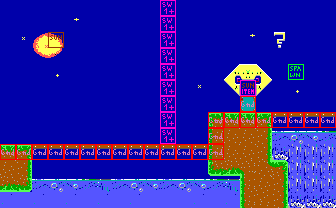

Rendered tile map (Tiled .tmx) drawn with the repository's tilesets; below, a short description and the full map source, tile grids included:
An orthogonal 21x13 tile map with 16x16 px tiles, 2 tile layers (bg, col), 2 tilesets and 1 object (text).

<map version="1.5" tiledversion="1.5.0" orientation="orthogonal" renderorder="right-down" width="21" height="13" tilewidth="16" tileheight="16" infinite="0" nextlayerid="4" nextobjectid="25">
 <properties>
  <property name="music" type="int" value="10" />
 </properties>
 <tileset firstgid="1" source="tileset.tsx" />
 <tileset firstgid="241" source="obj.tsx" />
 <layer id="1" name="bg" width="21" height="13">
  <data encoding="csv">
45,45,45,45,45,45,45,45,45,45,45,45,45,45,45,45,45,45,45,45,45,
45,45,45,45,3,45,45,45,45,45,45,45,45,45,45,45,45,45,45,45,45,
45,23,81,2,45,45,45,45,45,45,45,45,45,45,45,3,45,204,45,45,45,
45,45,21,22,45,45,45,45,45,45,45,45,47,45,45,45,45,45,45,45,45,
45,45,45,24,45,45,45,45,45,45,45,45,45,45,211,212,213,45,45,45,45,
45,45,45,45,45,45,45,45,45,45,45,45,23,45,231,232,233,45,24,45,45,
45,45,45,45,45,45,45,45,45,45,45,45,45,45,45,61,45,45,45,45,45,
45,45,45,45,45,45,45,45,45,45,45,45,45,82,83,83,84,46,46,46,46,
45,45,45,45,45,45,45,45,45,45,45,45,45,102,123,123,104,85,86,87,88,
83,84,46,46,46,46,46,46,46,46,46,46,46,102,123,123,104,129,109,109,109,
123,104,45,45,45,45,45,45,45,45,45,45,45,182,183,163,124,84,109,109,109,
183,184,85,86,87,88,89,85,86,87,85,86,87,88,89,102,123,104,109,109,109,
105,107,105,107,105,107,105,107,105,107,107,107,105,107,105,102,103,104,129,129,129
</data>
 </layer>
 <layer id="2" name="col" width="21" height="13">
  <data encoding="csv">
241,241,241,241,241,241,241,241,241,241,250,241,241,241,241,241,241,241,241,241,241,
241,241,241,241,0,0,0,241,0,241,250,241,241,241,241,241,241,241,241,241,241,
241,241,241,252,241,0,0,241,0,241,250,241,241,241,241,241,241,241,241,241,241,
241,241,241,241,241,241,241,241,241,241,250,241,241,241,241,241,241,241,241,241,241,
241,241,241,241,241,241,241,241,241,241,250,241,241,241,241,241,241,241,243,241,241,
241,241,241,241,241,241,241,241,241,241,250,241,241,241,241,253,241,241,0,0,241,
241,241,241,241,241,241,241,241,241,241,250,241,241,241,241,242,241,241,0,0,241,
241,241,241,241,241,241,241,241,241,241,250,241,241,242,242,242,242,242,242,242,242,
241,241,241,241,241,241,241,241,241,241,250,241,241,242,241,241,241,241,0,0,241,
242,242,242,242,242,242,242,242,242,242,242,242,242,242,241,241,241,241,241,241,241,
241,241,241,241,241,241,241,241,241,241,241,241,241,241,241,241,241,241,0,0,241,
241,241,241,241,241,241,241,241,241,241,241,241,241,241,241,241,241,241,241,241,241,
241,241,241,241,241,241,241,241,241,241,241,241,241,241,241,241,241,241,241,241,241
</data>
 </layer>
 <objectgroup id="3" name="obj">
  <object id="24" name="CenterText" type="text" x="18.9731" y="59.746" width="136.166" height="55.8334">
   <properties>
    <property name="string_id" type="int" value="20" />
   </properties>
  </object>
 </objectgroup>
</map>
